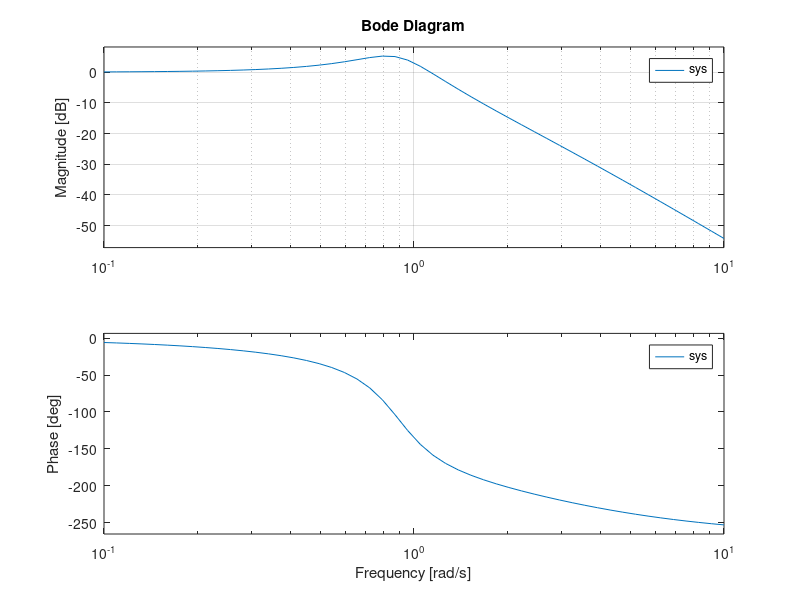

Write MATLAB code to recreate this figure.
num = [1];
den = [0.5, 1.5, 1, 0];
sys1 = tf(num, den);
sys = feedback(sys1, 1);
w = logspace(-1, 1);
bode(sys, w)
grid
[mag,phase,w] = bode(sys, w);
[Mp, k] = max(mag);
resonant_peak = 20*log10(Mp)

resonant_frequency = w(k)

n=1;
while 20*log(mag(n)) >= -3;n = n+1;end;
bandwith = w(n)
